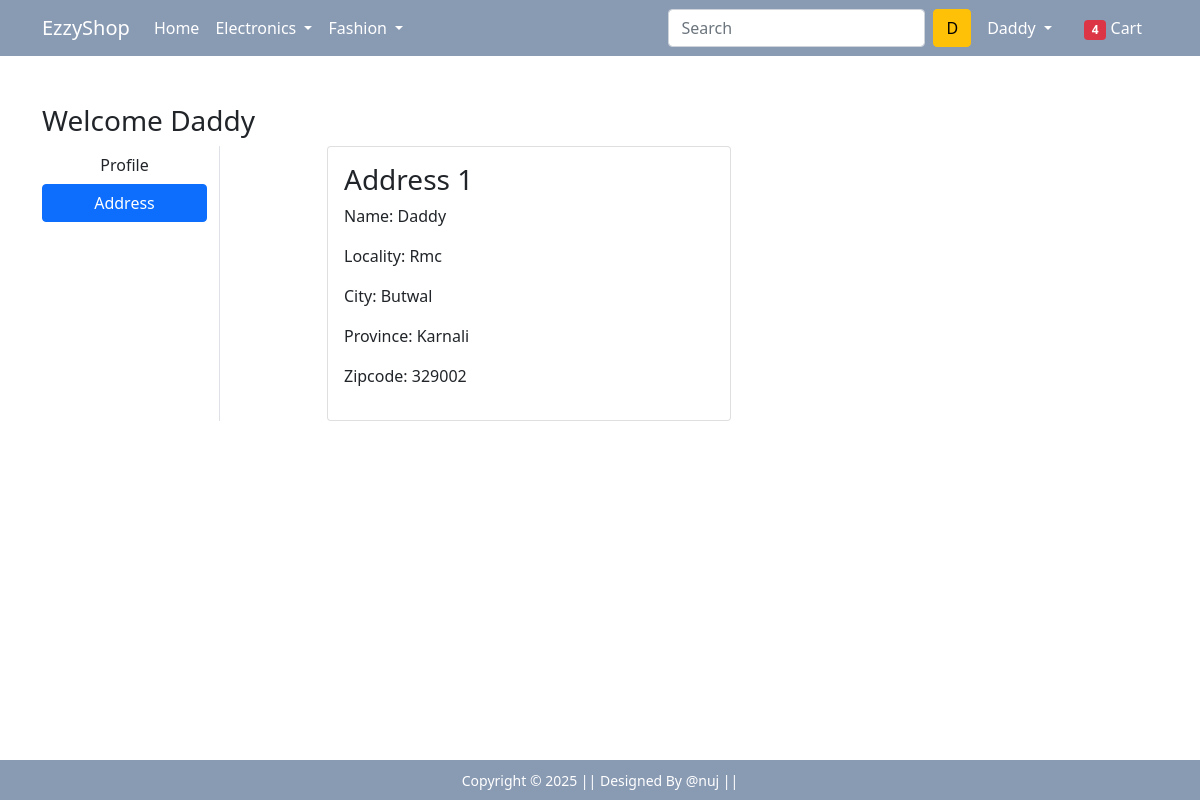
/address/ (signed in), run on an earlier commit of the app's database.
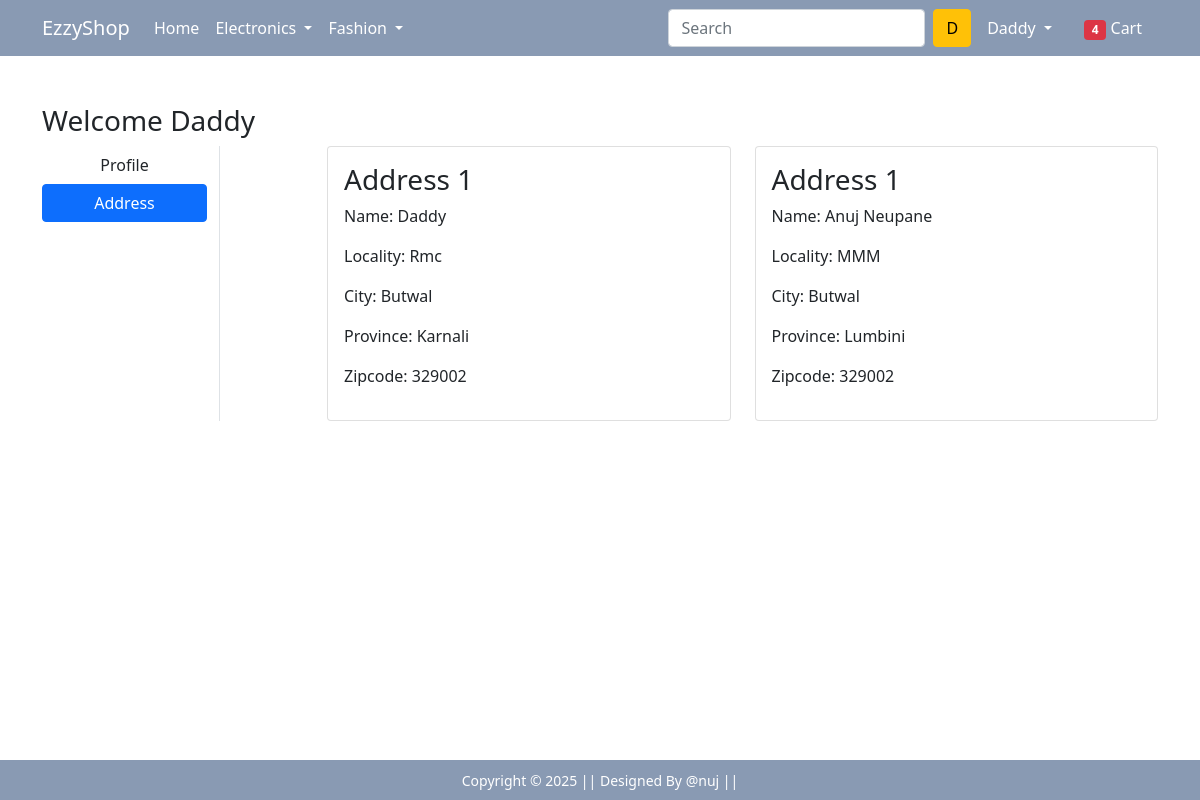
And on a later commit of the database.
### app/models.py (models this page shows, shortened)
class Customer(models.Model):
    user = models.ForeignKey(User, on_delete=models.CASCADE)
    name = models.CharField(max_length=70)
    locality = models.CharField(max_length=70)
    city = models.CharField(max_length=70)
    zipcode = models.IntegerField()
    province = models.CharField(choices=Province_choice,max_length=70)

### app/views.py (the view)
# urls.py: path('address/', views.address, name='address'),
def address(request):
 address = Customer.objects.filter(user = request.user)
 return render(request, 'app/address.html',{'add':address,'active':'btn-primary'})

### app/templates/app/address.html (shortened to what this page needs)
{% extends 'app/base.html' %}
{% load static %}
{% block main-content %}
<div class="container my-5">
 <div class="row">
 <h3>Welcome <span class = 'text-capitalize'>{{request.user}}</span></h3>
  <div class="col-sm-2 border-end">
   <ul class="list-unstyled">
    <li class="d-grid"><a href="{% url 'profile' %}" class="btn ">Profile</a></li>
    <li class="d-grid"><a href="{% url 'address' %}" class="btn {{active}}">Address</a></li>
   </ul>
  </div>
  <div class="col-sm-9 offset-sm-1">
   <div class="row">
    {% for dt  in add  %}
    <div class="col-sm-6">
     <div class="card">
      <div class="card-body">
       <h3>Address 1</h3>
       <p>Name: {{dt.name}}</p>
       <p>Locality: {{dt.locality}}</p>
       <p>City: {{dt.city}}</p>
       <p>Province: {{dt.province}}</p>
       <p>Zipcode: {{dt.zipcode}}</p>
      </div>
     </div>
    </div>
    {% endfor %}
   </div>
  </div>
 </div>
</div>
{% endblock main-content %}

What changed in the data, as far as the page shows it:
added Customer: name "Anuj Neupane", locality "MMM", city "Butwal", province "Lumbini", zipcode "329002"
